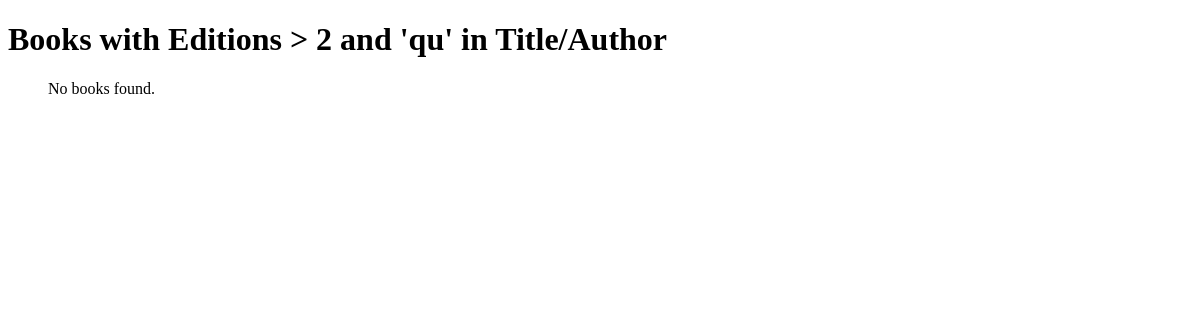
/books/task2/, run on an earlier commit of the app's database.
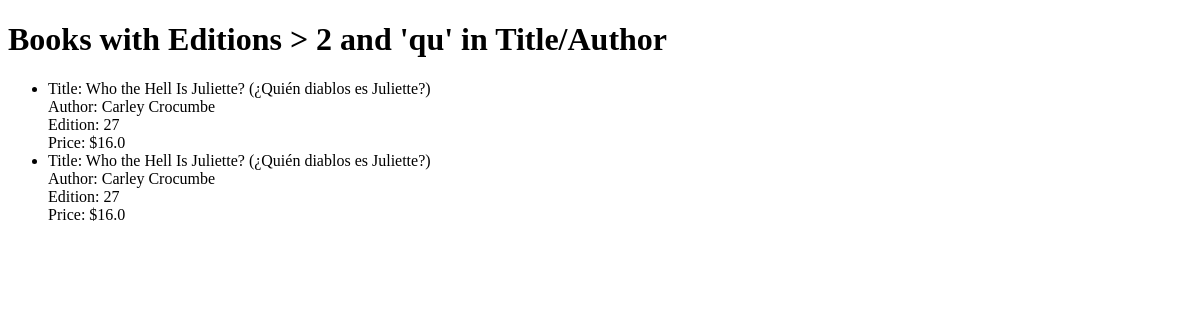
And on a later commit of the database.
### apps/bookmodule/models.py (models this page shows)
class Book(models.Model):
    title = models.CharField(max_length=50)
    author = models.CharField(max_length=50)
    price = models.FloatField(default=0.0)
    edition = models.SmallIntegerField(default=1)

### apps/bookmodule/views.py (the view)
# urls.py: path('task2/', views.task2_view, name='task2'),
def task2_view(request):
    books = Book.objects.filter(Q(edition__gt=2) & (Q(title__icontains='qu') | Q(author__icontains='qu')))
    return render(request, 'bookmodule/task2.html', {'books': books})

### apps/templates/bookmodule/task2.html (shortened to what this page needs)
<!DOCTYPE html>
<html lang="en">
<head>
</head>
<body>
    <h1>Books with Editions > 2 and 'qu' in Title/Author</h1>
    <ul>
        {% for book in books %}
            <li>
                Title: {{ book.title }} <br>
                Author: {{ book.author }} <br>
                Edition: {{ book.edition }} <br>
                Price: ${{ book.price }}
            </li>
        {% empty %}
            <p>No books found.</p>
        {% endfor %}
    </ul>
</body>
</html>

What changed in the data, as far as the page shows it:
added Book: title "Who the Hell Is Juliette? (¿Quién diablos es Juliette?)", author "Carley Crocumbe", edition "27", price "16.0"
added Book: title "Who the Hell Is Juliette? (¿Quién diablos es Juliette?)", author "Carley Crocumbe", edition "27", price "16.0"
Also different on the page:
text no longer shown: "No books found."
